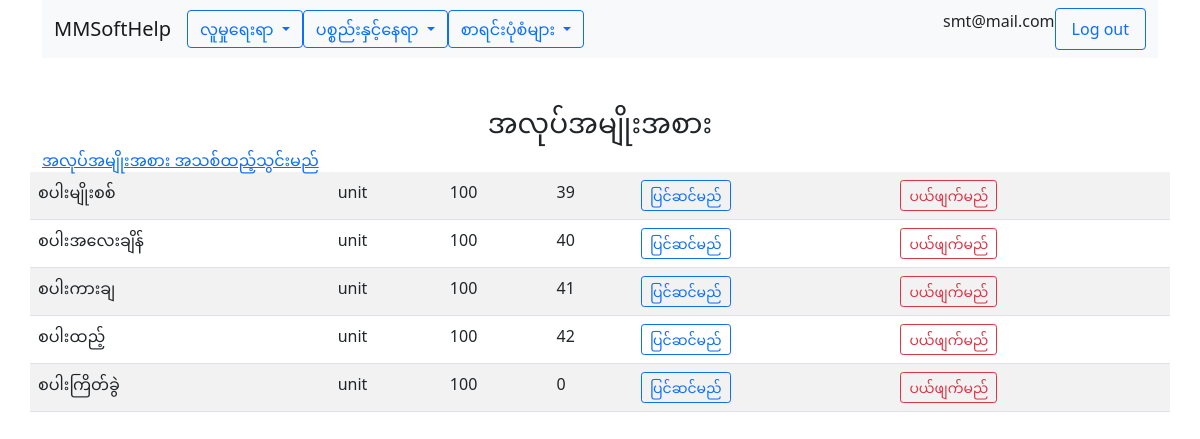
Page /workorder/index.php (signed in) on the committed database.
### tables this page shows
CREATE TABLE `users` (
  `id` int(10) NOT NULL,
  `email` varchar(100) NOT NULL,
  `password` varchar(100) NOT NULL,
  `phone` varchar(25) NOT NULL,
  `address` varchar(250) NOT NULL,
  `com_id` int(10) NOT NULL,
  `role` varchar(25) NOT NULL
);

CREATE TABLE `companies` (
  `id` int(10) NOT NULL,
  `name` varchar(100) NOT NULL,
  `phone` varchar(15) NOT NULL,
  `address` varchar(250) NOT NULL
);

CREATE TABLE `items` (
  `id` int(10) NOT NULL,
  `name` varchar(100) NOT NULL,
  `cat_id` int(10) NOT NULL,
  `com_id` int(10) NOT NULL,
  `type` enum('item','place','unit','tin','kg','vis','pound','pay') NOT NULL,
  `qty` float NOT NULL,
  `unit_price` float NOT NULL,
  `updated_at` timestamp NOT NULL DEFAULT current_timestamp(),
  `updated_date` date NOT NULL DEFAULT current_timestamp()
);

### app/functions.php (called while the page is built, shortened)
<?php
function view($name, $model= ''){
    require(APP_PATH . "views/layout.view.php");
}
function is_user_authenticated() {
    return isset($_SESSION['email']);
}
function is_user_admin() {
    $user = UserData::get_user_by_email($_SESSION['email']);
    return $user->role == 'admin';
}
function get_user() {
    $user = UserData::get_user_by_email($_SESSION['email']);
    return $user;
}
function get_company_id() {
    $user = UserData::get_user_by_email($_SESSION['email']);
    return $user->com_id;
}
function get_company_name() {
    return CompanyData::get_company_by_id(get_company_id())->name;
}
?>

### workorder/index.php (called while the page is built, shortened)
<?php
$com_id = get_company_id();
$cat_id = CategoryData::get_category_by_name(work_type)->id;
$work_types = ItemData::get_items_by_cat_id_with_com($cat_id, $com_id);
view('workorder/index', $work_types);
?>

### app/company/mysqlcompanyprovider.class.php (called while the page is built, shortened)
<?php
class MySqlCompanyProvider extends CompanyProvider{
    public function get_company_by_id($com_id){
        $db = $this -> connect();
        $sql = 'SELECT * FROM companies WHERE id = :id';
        $smt = $db->prepare($sql);
        $smt -> execute([
            ':id' => $com_id,
        ]);
        $data = $smt->fetchAll(PDO::FETCH_CLASS,'Company');
        return $data[0];
    }
    private function connect(){
        try{
            return new PDO($this->source, CONFIG['db_user'], CONFIG['db_password']);
        }catch(PDOException $e){
            return null;
        }
    }
}
?>

### app/user/mysqluserprovider.class.php (called while the page is built, shortened)
<?php
class MySqlUserProvider extends UserProvider{
    public function get_user_by_email($email){
        $db = $this -> connect();
        $sql = 'SELECT * FROM users WHERE email = :email';
        $smt = $db->prepare($sql);
        $smt -> execute([
            ':email' => $email,
        ]);
        $data = $smt->fetchAll(PDO::FETCH_CLASS,'User');
        return $data[0];
    }
    private function connect(){
        try{
            return new PDO($this->source, CONFIG['db_user'], CONFIG['db_password']);
        }catch(PDOException $e){
            return null;
        }
    }
}
?>

### app/user/userdata.class.php (called while the page is built, shortened)
<?php
class UserData{
    static private $ds;
    static public function initialize(UserProvider $data_provider){
        return self::$ds = $data_provider;
    }
    static public function get_user_by_email($email){
        return self::$ds->get_user_by_email($email);
    }
}
?>

### app/company/companydata.class.php (called while the page is built, shortened)
<?php
class CompanyData{
    static private $ds;
    static public function initialize(CompanyProvider $data_provider){
        return self::$ds = $data_provider;
    }
    static public function get_company_by_id($com_id){
        return self::$ds->get_company_by_id($com_id);
    }
}
?>

### app/item/mysqlitemprovider.class.php (called while the page is built, shortened)
<?php
class MySqlItemProvider extends ItemProvider{
    public function get_items_by_cat_id_with_com($cat_id, $com_id){
        return $this -> query('SELECT * FROM items WHERE cat_id = :cat_id AND com_id = :com_id', [
            ':cat_id' => $cat_id,
            ':com_id' => $com_id
        ]);
    }
    private function query($sql, $sql_params = []){
        $db = $this->connect();
        $query = null;
        if (empty($sql_params)){
            $query = $db->query($sql);
        }else{
            $query = $db-> prepare($sql);
            $query -> execute($sql_params);
        }
        $data = $query->fetchAll(PDO::FETCH_CLASS,'Item');
        return $data;
    }
    private function connect(){
        try{
            return new PDO($this->source, CONFIG['db_user'], CONFIG['db_password']);
        }catch(PDOException $e){
            return null;
        }
    }
}
?>

### app/item/itemdata.class.php (called while the page is built, shortened)
<?php
class ItemData{
    static private $ds;
    static public function initialize(ItemProvider $data_provider){
        return self::$ds = $data_provider;
    }
    static public function  get_items_by_cat_id_with_com($cat_id, $com_id){
        return self::$ds-> get_items_by_cat_id_with_com($cat_id, $com_id);
    }
}
?>

### views/workorder/index.view.php (the view)
<div class="row">
    <div class="col-lg-12 text-center">
        <h3 class="mt-5"><?php echo work_type; ?></h3>
    </div>
</div>
<?php
if (is_user_admin()){
?>
    <div class="row">
    <a href="create.php"><?php echo create_work_type; ?></a>
    </div>
<?php
}
?>
<div class="row">
    <table class="table table-striped">
    <?php foreach($model as $item) : ?>
        <tr>
            <td><?= $item->name ?></td>
            <td><?= $item->type ?></td>
            <td><?= $item->unit_price ?></td>
            <td><?= $item->qty ?></td>
            <?php
if (is_user_admin()){
?>
            <td><a href="edit.php?key=<?= $item->id ?>" class="btn btn-outline-primary btn-sm" ><?php echo edit_user ?></a></td>
            <td><a href="delete.php?key=<?= $item->id ?>" class="btn btn-outline-danger btn-sm"><?php echo del_user ?></a></td>
            <?php
}
?>
        </tr>
    <?php endforeach; ?>
    </table>
</div>

### views/layout.view.php (shortened to what this page needs)
<!DOCTYPE html>
<html lang="en">
  <head>
    <link href="https://cdn.jsdelivr.net/npm/bootstrap@5.0.2/dist/css/bootstrap.min.css" rel="stylesheet">
  </head>
  <body>
    <div class="container">
      <?php
      if (is_user_authenticated()){
      ?>
<nav class="navbar navbar-expand-lg navbar-light bg-light">
  <div class="container-fluid">
    <a class="navbar-brand" href="../company"><?= get_company_name(); ?></a>
    <div class="collapse navbar-collapse" id="navbarSupportedContent">
      <ul class="navbar-nav me-auto mb-2 mb-lg-0">
<div class="dropdown">
  <button class="btn btn-outline-primary dropdown-toggle" type="button" id="dropdownMenuButton1" data-bs-toggle="dropdown" aria-expanded="false">
    <?php echo people_menu; ?>
  </button>
</div>
<div class="dropdown">
  <button class="btn btn-outline-primary dropdown-toggle" type="button" id="dropdownMenuButton1" data-bs-toggle="dropdown" aria-expanded="false">
    <?php echo item_location_menu; ?>
  </button>
</div>
<div class="dropdown">
  <button class="btn btn-outline-primary dropdown-toggle" type="button" id="dropdownMenuButton1" data-bs-toggle="dropdown" aria-expanded="false">
    <?php echo forms; ?>
  </button>
</div>
      </ul>
      <?php
      }
      ?>
      <?php
      if (is_user_authenticated()){
      ?>
      <p><?= get_user()->email; ?></p>
      <a class="nav-link btn btn-outline-primary" href="../logout.php">Log out</a>
      <?php
      }
      ?>
    </div>
  </div>
</nav>
</div>
    <div class="container">
<?php require("$name.view.php");?>
    </div>
    </body>
    </html>

### rows in the picture
users: com.name "MMSoftHelp", email "smt@mail.com"
items: name "စပါးမျိုးစစ်", type "unit", unit_price "100", qty "39"
items: name "စပါးအလေးချိန်", type "unit", unit_price "100", qty "40"
items: name "စပါးကားချ", type "unit", unit_price "100", qty "41"
items: name "စပါးထည့်", type "unit", unit_price "100", qty "42"
items: name "စပါးကြိတ်ခွဲ", type "unit", unit_price "100", qty "0"

### other values in the picture
people_menu "လူမှုရေးရာ"
item_location_menu "ပစ္စည်းနှင့်နေရာ"
forms "စာရင်းပုံစံများ"
work_type "အလုပ်အမျိုးအစား"
create_work_type "အလုပ်အမျိုးအစား အသစ်ထည့်သွင်းမည်"
